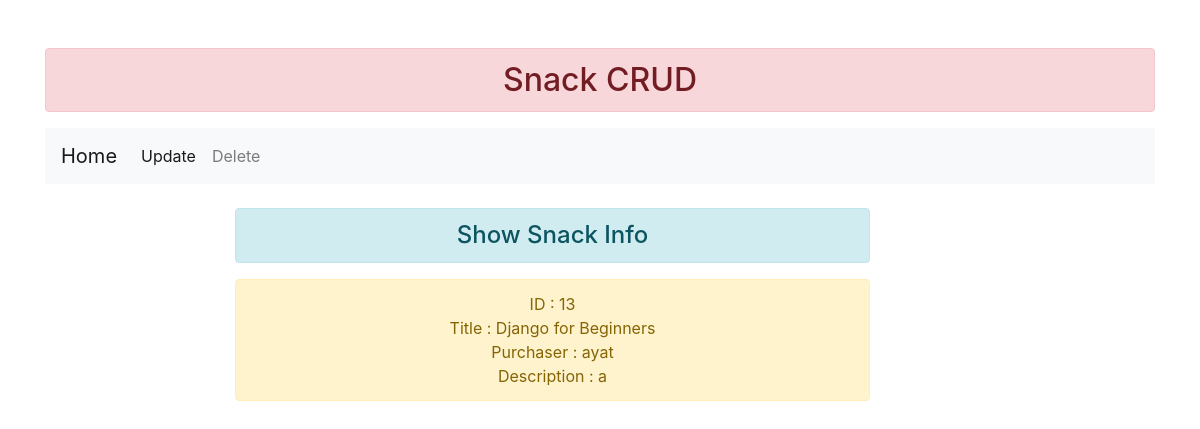
The page /13/ on the database its author committed.
### snacks/models.py (models this page shows, shortened)
class Snack (models.Model):
    title = models.CharField(max_length=64)
    purchaser = models.ForeignKey(get_user_model(), on_delete=models.CASCADE)
    description = models.TextField()

### snacks/views.py (the view)
# urls.py: path('<int:pk>/' , SnackDetailView.as_view(), name= 'snack_detail'),
class SnackDetailView(DetailView):
    template_name = 'snack-detail.html'
    model=Snack

### templates/snack-detail.html (shortened to what this page needs)
{% extends 'base.html' %}
{% block content %}
<nav class="navbar navbar-expand-lg navbar-light bg-light">
    <a class="navbar-brand" href="{% url 'snack_list' %}">Home</a>
      <div class="collapse navbar-collapse" id="navbarNavDropdown">
        <ul class="navbar-nav">
          <li class="nav-item active">
            <a class="nav-link" href="{% url 'snack_update' pk=snack.pk %}">Update</a>
          </li>
          <li class="nav-item">
            <a class="nav-link" href="{% url 'snack-delete' pk=snack.pk %}">Delete</a>
          </li>
</nav>
<br>
<div class="row">
    <div class="col-sm-7 offset-2">
        <h4 class="text-center alert alert-info"> Show Snack Info</h4>
        <p class="text-center alert alert-warning"> ID : {{snack.pk}}
            <br>
             Title : {{ snack.title }}
            <br>
            Purchaser : {{snack.purchaser}}
            <br>
            Description : {{snack.description}}
        </p>
    </div>
</div>
{% endblock content %}

### rows shown on the page
Snack: pk "13", title "Django for Beginners", purchaser "ayat", description "a"
